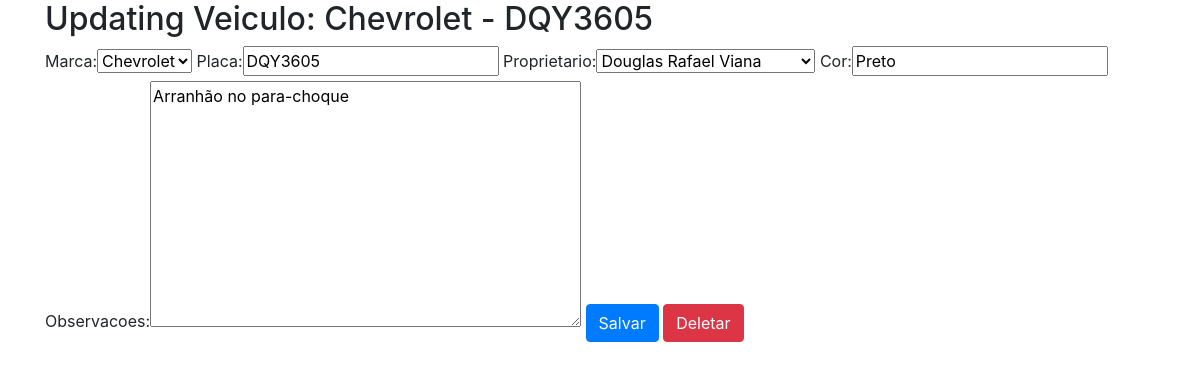
/sistema/veiculo-update/1/ (signed in), run on the app's committed database.
### core/models.py (models this page shows)
class Veiculo(models.Model):
    marca = models.ForeignKey(Marca, on_delete=models.CASCADE)
    placa = models.CharField(max_length=7)
    proprietario = models.ForeignKey(Pessoa, on_delete=models.CASCADE)
    cor = models.CharField(max_length=15)
    observacoes = models.TextField()
    def __str__(self):
        return self.marca.nome + ' - ' + self.placa

class Marca(models.Model):
    nome = models.CharField(max_length=50)
    def __str__(self):
        return self.nome

### core/views.py (the view)
# urls.py: re_path(r'^veiculo-update/(?P<id>\d+)/$', veiculo_update, name='core_veiculo_update'),
@login_required(login_url='/accounts/login/')
def veiculo_update(request, id):
    data = {}
    veiculo = Veiculo.objects.get(id=id)
    form = VeiculoForm(request.POST or None, instance=veiculo)
    data['veiculo'] = veiculo
    data['form'] = form
    if request.method == 'POST':
        if form.is_valid():
            form.save()
            return redirect('core_lista_veiculos')
    else:
        return render(request, 'core/update_veiculo.html', data)

### core/forms.py
class VeiculoForm(ModelForm):
    class Meta:
        model = Veiculo
        fields = '__all__'

### core/models.py (called while the page is built)
    def __str__(self):
        return self.nome

### core/templates/core/update_veiculo.html (shortened to what this page needs)
{% extends 'base.html' %}
{% load bootstrap %}
{% block main %}
    <h2>Updating Veiculo: {{ veiculo }}</h2>
    <form action="{% url 'core_veiculo_update' veiculo.id %}" method="POST">
        {{ form|bootstrap }}
        <button type="submit"class="btn btn-primary">Salvar</button>
        <a href="{% url 'core_veiculo_delete' veiculo.id %}" class="btn btn-danger">Deletar</a>
    </form>
{% endblock %}

### data on the page
Veiculo: marca+placa "Chevrolet - DQY3605", marca "Chevrolet", placa "DQY3605", proprietario "Douglas Rafael Viana", cor "Preto", observacoes "Arranhão no para-choque"
